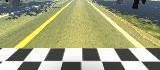
#> input picture imagesimdonkeycar/output/Output0_cam_image_array_.jpg, 160 x 70 px; its folder holds only this picture in this run
$ python colorTest.py
#> lines starting #> are read from the running program, lines starting #| are printed output that depends on the picture; after the words box and inside, x2 and y2 are one past the last pixel; in counts of white or black regions, pixels touching at a corner belong together
import cv2
import os

# chemin du dossier contenant les images
folder_path = "imagesimdonkeycar/output"

# créer un dossier pour stocker les images traitées
if not os.path.exists("output_color"):
    os.mkdir("output_color")

# parcourir toutes les images dans le dossier
for image_name in os.listdir(folder_path):
    # construire le chemin complet de l'image
    image_path = os.path.join(folder_path, image_name)

    # vérifier si le fichier existe
    if not os.path.isfile(image_path):
        print(f"Le fichier {image_name} n'existe pas!")
        continue

    # charger l'image en niveaux de gris
    img = cv2.imread(image_path, cv2.IMREAD_GRAYSCALE)
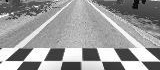
#> img: shape (70, 160); min 0, max 255, mean 155.8

    # vérifier si l'image a été chargée avec succès
    if img is None:
        print(f"Impossible de lire l'image {image_name}!")
        continue

    # récupérer la hauteur et la largeur de l'image
    height, width = img.shape[:2]
#> height = 70; width = 160

    # parcourir tous les pixels de l'image
    for y in range(height):
        for x in range(width):
            # récupérer la valeur du pixel à l'emplacement (x, y)
            pixel_value = img[y, x]

            # si la valeur du pixel est supérieure à 220, le mettre en blanc (255)
            if pixel_value > 220:
                img[y, x] = 255
            # sinon, mettre le pixel en noir (0)
            else:
                img[y, x] = 0
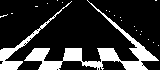
#> img: shape (70, 160); 19.6% white; 21 white regions (19 under 20 px), largest, box (x1, y1, x2, y2) and area: (24, 0, 159, 70) 1653, (0, 1, 72, 70) 511

    # enregistrer l'image modifiée dans le dossier output_color
    output_path = os.path.join("output_color", image_name)
    cv2.imwrite(output_path, img)

$ run again, on imagesimdonkeycar/output/Output2_cam_image_array_.jpg
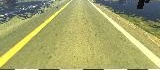
#> input picture imagesimdonkeycar/output/Output2_cam_image_array_.jpg, 160 x 70 px
#> `img = cv2.imread(image_path, cv2.IMREAD_GRAYSCALE)`:
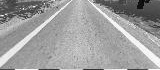
#> img: shape (70, 160); min 1, max 255, mean 157.5
#> after the loop `for y in range(height):`:
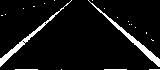
#> img: shape (70, 160); 6.8% white; 21 white regions (17 under 20 px), largest, box (x1, y1, x2, y2) and area: (88, 0, 160, 67) 369, (0, 0, 72, 67) 319, (15, 69, 38, 70) 23, (104, 69, 127, 70) 23

$ run again, on imagesimdonkeycar/output/Output10_cam_image_array_.jpg
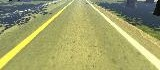
#> input picture imagesimdonkeycar/output/Output10_cam_image_array_.jpg, 160 x 70 px
#> `img = cv2.imread(image_path, cv2.IMREAD_GRAYSCALE)`:
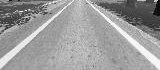
#> img: shape (70, 160); min 4, max 254, mean 154.8
#> after the loop `for y in range(height):`:
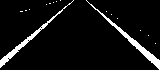
#> img: shape (70, 160); 6.5% white; 16 white regions (14 under 20 px), largest, box (x1, y1, x2, y2) and area: (86, 0, 160, 70) 383, (0, 0, 74, 68) 324
